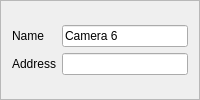
                 <widget class="QFrame" name="config_frame_digi_cam_config_camera_6">
                  <property name="sizePolicy">
                   <sizepolicy hsizetype="Expanding" vsizetype="Expanding">
                    <horstretch>0</horstretch>
                    <verstretch>0</verstretch>
                   </sizepolicy>
                  </property>
                  <property name="minimumSize">
                   <size>
                    <width>0</width>
                    <height>0</height>
                   </size>
                  </property>
                  <property name="maximumSize">
                   <size>
                    <width>16777215</width>
                    <height>16777215</height>
                   </size>
                  </property>
                  <property name="styleSheet">
                   <string notr="true">QFrame#config_frame_digi_cam_config_camera_6{
background-color: rgba(40,40,40,255);
border-radius: 20px;
width:250px;
}
</string>
                  </property>
                  <property name="frameShape">
                   <enum>QFrame::StyledPanel</enum>
                  </property>
                  <property name="frameShadow">
                   <enum>QFrame::Raised</enum>
                  </property>
                  <layout class="QVBoxLayout" name="verticalLayout_17">
                   <item>
                    <layout class="QGridLayout" name="gridLayout_14">
                     <item row="1" column="0">
                      <widget class="QLabel" name="config_label_digi_cam_config_address_camera_6">
                       <property name="sizePolicy">
                        <sizepolicy hsizetype="Fixed" vsizetype="Fixed">
                         <horstretch>0</horstretch>
                         <verstretch>0</verstretch>
                        </sizepolicy>
                       </property>
                       <property name="text">
                        <string>Address</string>
                       </property>
                       <property name="alignment">
                        <set>Qt::AlignCenter</set>
                       </property>
                       <property name="buddy">
                        <cstring>config_label_test_speed</cstring>
                       </property>
                      </widget>
                     </item>
                     <item row="0" column="1">
                      <widget class="QLineEdit" name="config_lineedit_digi_cam_config_name_camera_6">
                       <property name="text">
                        <string>Camera 6</string>
                       </property>
                      </widget>
                     </item>
                     <item row="1" column="1">
                      <widget class="QLineEdit" name="config_lineedit_digi_cam_config_address_camera_6">
                       <property name="text">
                        <string/>
                       </property>
                      </widget>
                     </item>
                     <item row="0" column="0">
                      <widget class="QLabel" name="config_label_digi_cam_config_name_camera_6">
                       <property name="sizePolicy">
                        <sizepolicy hsizetype="Fixed" vsizetype="Fixed">
                         <horstretch>0</horstretch>
                         <verstretch>0</verstretch>
                        </sizepolicy>
                       </property>
                       <property name="text">
                        <string>Name</string>
                       </property>
                       <property name="alignment">
                        <set>Qt::AlignCenter</set>
                       </property>
                       <property name="buddy">
                        <cstring>config_label_test_speed</cstring>
                       </property>
                      </widget>
                     </item>
                    </layout>
                   </item>
                  </layout>
                 </widget>
